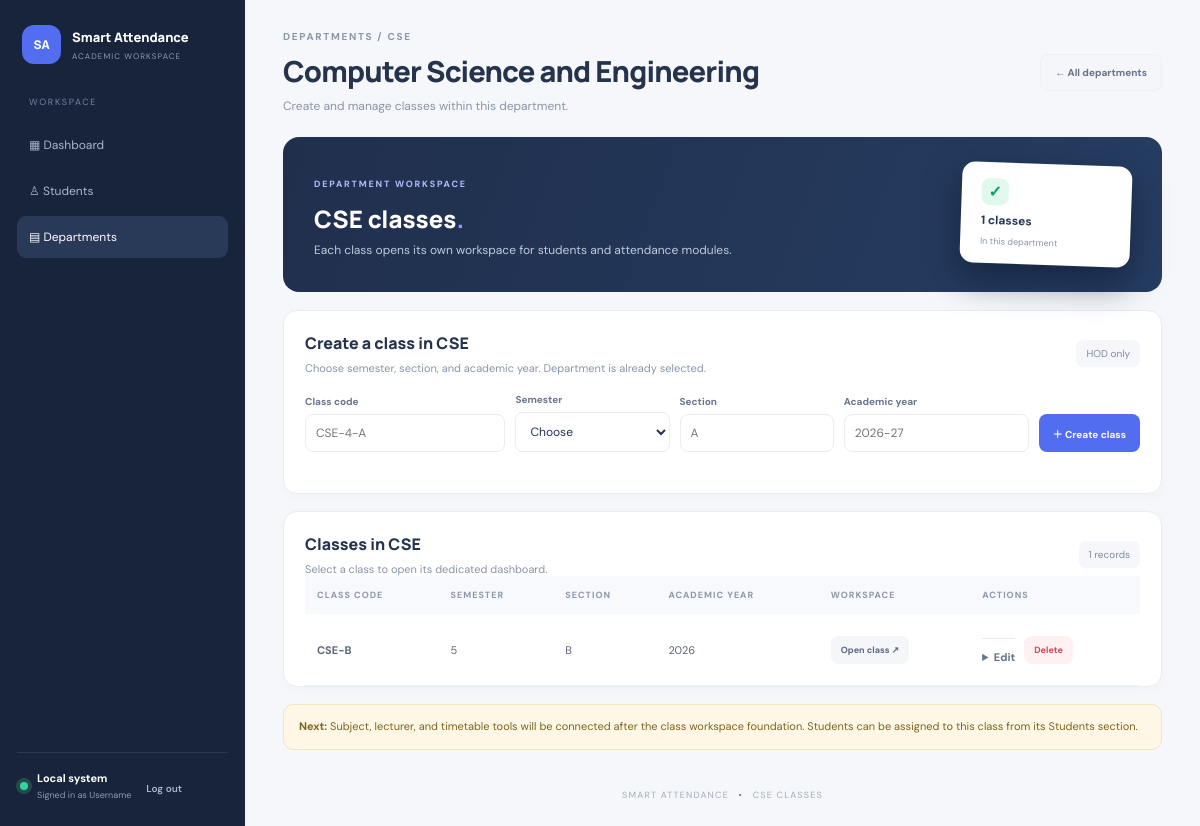
/departments/1/classes (signed in), run on the app's committed database.
### tables this page shows
CREATE TABLE users (
            id INTEGER PRIMARY KEY AUTOINCREMENT, username TEXT NOT NULL UNIQUE,
            password_hash TEXT NOT NULL, role TEXT NOT NULL CHECK(role IN ('hod','lecturer')),
            display_name TEXT NOT NULL, is_active INTEGER NOT NULL DEFAULT 1,
            created_at TEXT NOT NULL);

CREATE TABLE departments (
            id INTEGER PRIMARY KEY AUTOINCREMENT,
            code TEXT NOT NULL UNIQUE COLLATE NOCASE,
            name TEXT NOT NULL,
            description TEXT NOT NULL DEFAULT '',
            created_at TEXT NOT NULL);

CREATE TABLE classes (
            id INTEGER PRIMARY KEY AUTOINCREMENT,
            class_code TEXT NOT NULL UNIQUE COLLATE NOCASE,
            department TEXT NOT NULL,
            semester INTEGER NOT NULL CHECK(semester BETWEEN 1 AND 8),
            section TEXT NOT NULL,
            academic_year TEXT NOT NULL,
            created_at TEXT NOT NULL,
            updated_at TEXT NOT NULL);

### app.py (the view, shortened to what this page needs)
@app.route("/departments/<int:department_id>/classes", methods=["GET", "POST"])
@role_required("hod")
def class_management(department_id):
    with db() as conn:
        department = conn.execute("SELECT * FROM departments WHERE id=?", (department_id,)).fetchone()
    if not department:
        flash("Department not found.", "error")
        return redirect(url_for("department_management"))
    with db() as conn:
        classes = conn.execute("SELECT * FROM classes WHERE upper(department)=upper(?) OR upper(department)=upper(?) ORDER BY semester, section, academic_year, class_code",
                               (department["code"], department["name"])).fetchall()
    return render_template("class_management.html", classes=classes, department=department,
                           admin_user=session.get("username", "hod"))

### app.py (called while the page is built)
@contextmanager
def db():
    conn = sqlite3.connect(DASHBOARD_DB, timeout=10)
    conn.row_factory = sqlite3.Row
    conn.execute("PRAGMA foreign_keys = ON")
    try:
        yield conn
        conn.commit()
    except Exception:
        conn.rollback()
        raise
    finally:
        conn.close()

def login_required(fn):
    @wraps(fn)
    def wrapped(*args, **kwargs):
        if not session.get("user_id"):
            return redirect(url_for("login", next=request.path))
        with db() as conn:
            user = conn.execute("SELECT id, username, role, display_name, is_active FROM users WHERE id=?",
                                (session["user_id"],)).fetchone()
        if not user or not user["is_active"]:
            session.clear()
            return redirect(url_for("login"))
        return fn(*args, **kwargs)
    return wrapped

def role_required(*roles):
    def decorator(fn):
        @wraps(fn)
        @login_required
        def wrapped(*args, **kwargs):
            if session.get("role") not in roles:
                return render_template("forbidden.html"), 403
            return fn(*args, **kwargs)
        return wrapped
    return decorator

### templates/class_management.html (shortened to what this page needs)
<!doctype html>
<html lang="en"><head><link rel="stylesheet" href="{{ url_for('static', filename='style.css') }}"></head>
<body><div class="layout"><aside class="sidebar"><div class="brand"><span class="brand-icon">SA</span><div><b>Smart Attendance</b><small>ACADEMIC WORKSPACE</small></div></div>
<nav><span class="nav-label">WORKSPACE</span><a href="{{ url_for('index') }}">▦ Dashboard</a><a href="{{ url_for('students_page') }}">♙ Students</a><a class="active" href="{{ url_for('department_management') }}">▤ Departments</a></nav>
<div class="side-bottom"><span class="online"></span><div><b>Local system</b><small>Signed in as {{ admin_user }}</small></div><form method="post" action="{{ url_for('logout') }}"><button class="logout" type="submit">Log out</button></form></div></aside>
<main class="main"><header class="topbar"><div><div class="eyebrow">DEPARTMENTS / {{ department.code }}</div><h1>{{ department.name }}</h1><p>Create and manage classes within this department.</p></div><a class="button ghost" href="{{ url_for('department_management') }}">← All departments</a></header>
<section class="hero"><div><span class="tag">DEPARTMENT WORKSPACE</span><h2>{{ department.code }} classes<span>.</span></h2><p>Each class opens its own workspace for students and attendance modules.</p></div><div class="hero-art"><div class="hero-check">✓</div><b>{{ classes|length }} classes</b><small>In this department</small></div></section>
<section class="panel class-create"><div class="panel-head"><div><h3>Create a class in {{ department.code }}</h3><p>Choose semester, section, and academic year. Department is already selected.</p></div><span class="pill">HOD only</span></div>
<form class="class-form" method="post" action="{{ url_for('class_management', department_id=department.id) }}">
<label>Class code<input name="class_code" maxlength="40" placeholder="{{ department.code }}-4-A" required></label><label>Semester<select name="semester" required><option value="">Choose</option>{% for n in range(1,9) %}<option value="{{ n }}">{{ n }}</option>{% endfor %}</select></label><label>Section<input name="section" maxlength="20" placeholder="A" required></label><label>Academic year<input name="academic_year" maxlength="20" placeholder="2026-27" required></label><button class="button primary" type="submit">＋ Create class</button></form></section>
<section class="panel"><div class="panel-head"><div><h3>Classes in {{ department.code }}</h3><p>Select a class to open its dedicated dashboard.</p></div><span class="pill">{{ classes|length }} records</span></div>
<div class="table-wrap"><table><thead><tr><th>CLASS CODE</th><th>SEMESTER</th><th>SECTION</th><th>ACADEMIC YEAR</th><th>WORKSPACE</th><th>ACTIONS</th></tr></thead><tbody>
{% for c in classes %}<tr><td><b>{{ c.class_code }}</b></td><td>{{ c.semester }}</td><td>{{ c.section }}</td><td>{{ c.academic_year }}</td><td><a class="button small" href="{{ url_for('class_dashboard', class_id=c.id) }}">Open class ↗</a></td><td><div class="actions"><details class="department-edit"><summary>Edit</summary></details><form method="post" action="{{ url_for('delete_class', class_id=c.id) }}" onsubmit="return confirm('Delete class {{ c.class_code }}? This cannot be undone.')"><button class="button small danger" type="submit">Delete</button></form></div></td></tr>
{% else %}<tr><td colspan="6" class="empty">No classes in this department yet. Create the first class above.</td></tr>{% endfor %}</tbody></table></div></section>
<div class="notice"><b>Next:</b> Subject, lecturer, and timetable tools will be connected after the class workspace foundation. Students can be assigned to this class from its Students section.</div><footer>SMART ATTENDANCE <span>•</span> {{ department.code }} CLASSES</footer></main></div></body></html>

### data on the page
users: username "Username"
departments: code "CSE", name "Computer Science and Engineering", class_code "CSE-4-A"
classes: class_code "CSE-B", semester "5", section "B", academic_year "2026"

### other printed values
{{ classes|length }} "1"
